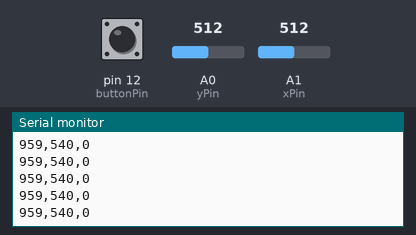
The sketch below on a simulated Arduino Uno, built with avr-gcc and run on an emulated ATmega328P. Parts: the last lines printed to the serial monitor. The test bench sets the inputs (shaded band); at power-on: A1 (xPin) = 512, pin 12 (buttonPin) LOW, A0 (yPin) = 512.

Above: at 4.2 s.
4.3 s: A1 (xPin) set to 501
At 4.8 s:
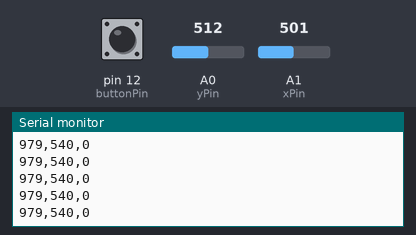
7.3 s: A1 (xPin) set to 477
At 7.8 s:
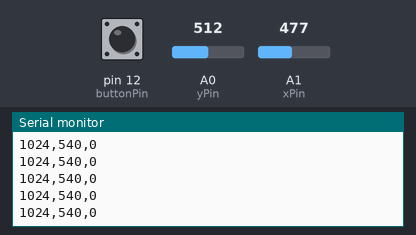
Timing chart, 0 to 10.3 s (numbered marks = the images above; inputs shaded):
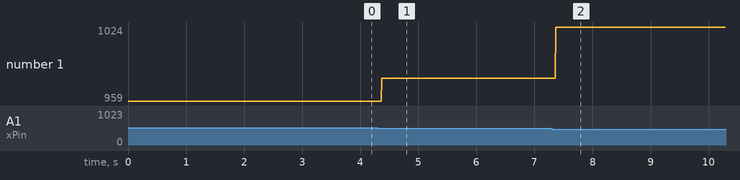

Measured:
- after the input at 4.3 s, the serial monitor: prints a new line after 0.07 s (image 1)
- after the input at 7.3 s, the serial monitor: prints a new line after 0.07 s (image 2)
- plotted number 1: 959 → 979 after the input at 4.3 s, 979 → 1024 after the input at 7.3 s

The sketch:

joystick_test.ino
```cpp
#define xPin A1
#define yPin A0
#define buttonPin 12

int xPosition;
int yPosition;
int button;

void setup() {
Serial.begin(9600);
pinMode(xPin, INPUT);
pinMode(yPin, INPUT);
pinMode(buttonPin, INPUT);
}

void loop() {
buttonState();
readX();
readY();
Serial.print(xPosition);
Serial.print(",");
Serial.print(yPosition);
Serial.print(",");
Serial.println(button);
// example value 500,500,0; -- x,y,button -- data[0],data[1],data[2]
//delay(100); // to see serial value properly
}

void buttonState() {
button = digitalRead(buttonPin);
if (button == HIGH) {
digitalWrite(13, HIGH); // indicating button is pressed.
}else {
digitalWrite(13, LOW);
}
}
void readX() {
xPosition = analogRead(xPin);
xPosition = map(xPosition, 1023, 0 , 0, 1920); // prevent invert axis.
}

void readY() {
yPosition = analogRead(yPin);
yPosition = map(yPosition, 0, 1023, 0, 1080);
}
```
